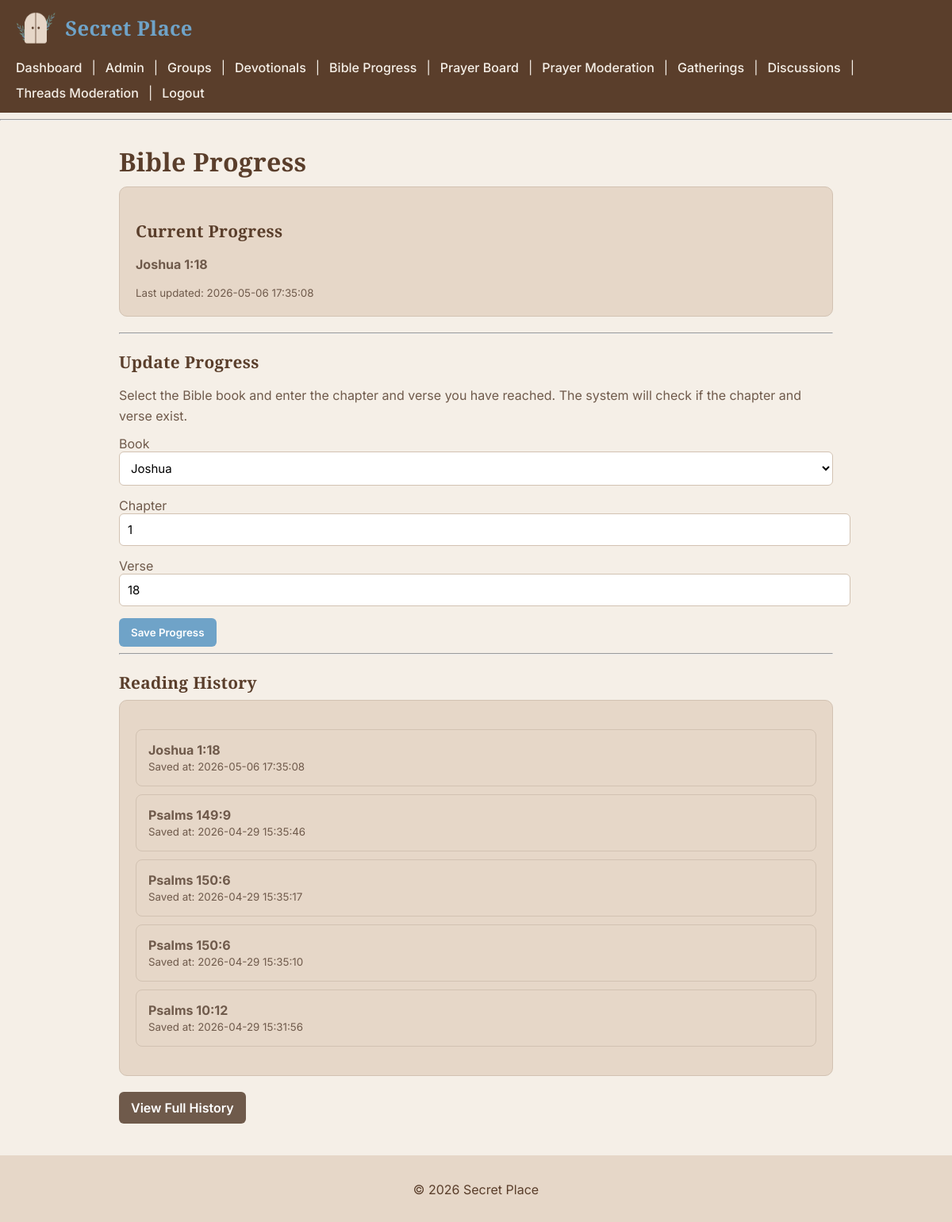
Page /bible/progress (signed in) on the committed database.
### tables this page shows
CREATE TABLE bible_progress (
    id INTEGER PRIMARY KEY AUTOINCREMENT,
    user_id INTEGER NOT NULL,
    book TEXT,
    chapter INTEGER,
    verse INTEGER,
    updated_at DATETIME DEFAULT CURRENT_TIMESTAMP,
    FOREIGN KEY(user_id) REFERENCES users(id)
);

CREATE TABLE bible_progress_history (
    id INTEGER PRIMARY KEY AUTOINCREMENT,
    user_id INTEGER NOT NULL,
    book TEXT NOT NULL,
    chapter INTEGER NOT NULL,
    verse INTEGER NOT NULL,
    saved_at DATETIME DEFAULT CURRENT_TIMESTAMP,
    FOREIGN KEY(user_id) REFERENCES users(id)
);

### routes/bible.py (the view, shortened to what this page needs)
@bible_bp.route("/progress", methods=["GET", "POST"])
def view_progress():
    user_id = session.get("user_id")
    if not user_id:
        return redirect(url_for("auth.login"))
    books = get_bible_books()
    row = get_bible_progress(user_id)
    progress = None
    if row:
        progress = {
            "book": row[0],
            "chapter": row[1],
            "verse": row[2],
            "updated_at": row[3]
        }
    history = get_bible_progress_history(user_id, limit=5)
    return render_template(
        "bible_progress.html",
        progress=progress,
        books=books,
        history=history
    )

### sqlite_db.py (called while the page is built)
def connect_db():
    return sqlite3.connect(Config.DATABASE)

def get_bible_progress(user_id):
    conn = connect_db()
    cursor = conn.cursor()
    cursor.execute(
        """
        SELECT book, chapter, verse, updated_at
        FROM bible_progress
        WHERE user_id = ?
        """,
        (user_id,)
    )
    progress = cursor.fetchone()
    conn.close()
    return progress

def get_bible_progress_history(user_id, limit=5):
    conn = connect_db()
    cursor = conn.cursor()
    cursor.execute(
        """
        SELECT book, chapter, verse, saved_at
        FROM bible_progress_history
        WHERE user_id = ?
        ORDER BY saved_at DESC
        LIMIT ?
        """,
        (user_id, limit)
    )
    history_records = cursor.fetchall()
    conn.close()
    return history_records

def get_bible_books():
    conn = connect_db()
    cursor = conn.cursor()
    cursor.execute(
        """
        SELECT DISTINCT book
        FROM bible_structure
        ORDER BY id ASC
        """
    )
    rows = cursor.fetchall()
    conn.close()
    return [row[0] for row in rows]

### templates/bible_progress.html (shortened to what this page needs)
{% extends "layout.html" %}
{% block content %}
<h1 class="page-title">Bible Progress</h1>
{% if progress %}
<div class="card mb-4">
    <h3> Current Progress</h3>
    <p class="lead">
        <strong>{{ progress.book }} {{ progress.chapter }}:{{ progress.verse }}</strong>
    </p>
    <small class="text-muted">
        Last updated: {{ progress.updated_at }}
    </small>
</div>
{% else %}
<div class="card mb-4">
    <p>No progress saved yet.</p>
</div>
{% endif %}
<hr>
<h3>Update Progress</h3>
<p class="text-muted">
    Select the Bible book and enter the chapter and verse you have reached.
    The system will check if the chapter and verse exist.
</p>
<form method="POST" class="form-card">
    <label for="bookSelect">Book</label>
    <select name="book" id="bookSelect" required class="form-control">
        {% for book in books %}
            <option value="{{ book }}"
                {% if progress and progress.book == book %}selected{% endif %}>
                {{ book }}
            </option>
        {% endfor %}
    </select>
    <label for="chapterInput" class="mt-3">Chapter</label>
    <input type="number"
           id="chapterInput"
           name="chapter"
           min="1"
           required
           class="form-control"
           value="{{ progress.chapter if progress else '' }}">
    <label for="verseInput" class="mt-3">Verse</label>
    <input type="number"
           id="verseInput"
           name="verse"
           min="1"
           required
           class="form-control"
           value="{{ progress.verse if progress else '' }}">
    <button type="submit" class="btn btn-primary mt-4">
        Save Progress
    </button>
</form>
<hr>
<h3>Reading History</h3>
{% if history %}
    <div class="card mb-4">
        <ul>
            {% for h in history %}
                <li>
                    <strong>{{ h[0] }} {{ h[1] }}:{{ h[2] }}</strong><br>
                    <small>Saved at: {{ h[3] }}</small>
                </li>
            {% endfor %}
        </ul>
    </div>
{% else %}
    <p>No reading history yet.</p>
{% endif %}
<a href="{{ url_for('bible.bible_history') }}" class="btn btn-secondary">
    View Full History
</a>
{% endblock %}

### static/css/styles.css (style rules this page uses)
body { font-family: 'Inter', sans-serif; background-color: #f5efe7; color: #6f5a4b; margin: 0; padding: 0; }
h1, h2, h3, h4, h5, h6 { font-family: 'Playfair Display', serif; color: #5a3e2b; font-weight: 700; letter-spacing: 0.3px; margin-bottom: 10px; }
h1 { font-size: 2rem; margin-bottom: 10px; }
h3 { font-size: 1.3rem; margin-bottom: 8px; }
p { line-height: 1.6; margin-bottom: 12px; }
.card { background-color: #e6d7c8; padding: 20px; border-radius: 10px; margin-bottom: 20px; border: 1px solid #d2c2b2; }
a { color: #6fa3c8; }
button, .button, .btn { font-family: 'Inter', sans-serif; font-weight: 600; background-color: #6fa3c8; color: white; border: none; padding: 10px 15px; text-decoration: none; cursor: pointer; border-radius: 6px; display: inline-block; transition: all 0.2s ease; }
input, textarea, select { font-family: 'Inter', sans-serif; font-size: 15px; width: 100%; padding: 10px; margin-bottom: 15px; border-radius: 6px; border: 1px solid #d2c2b2; background-color: white; }
ul { list-style-type: none; padding-left: 0; }
ul li { background-color: #e6d7c8; margin-bottom: 10px; padding: 15px; border-radius: 8px; border: 1px solid #d2c2b2; }
.btn-secondary { background-color: #6f5a4b; }

### rows in the picture
bible_progress: book "Joshua", chapter "1", verse "18", updated_at "2026-05-06 17:35:08"
bible_progress_history: book "Joshua", chapter "1", verse "18", saved_at "2026-05-06 17:35:08"
bible_progress_history: book "Psalms", chapter "149", verse "9", saved_at "2026-04-29 15:35:46"
bible_progress_history: book "Psalms", chapter "150", verse "6", saved_at "2026-04-29 15:35:17"
bible_progress_history: book "Psalms", chapter "150", verse "6", saved_at "2026-04-29 15:35:10"
bible_progress_history: book "Psalms", chapter "10", verse "12", saved_at "2026-04-29 15:31:56"
